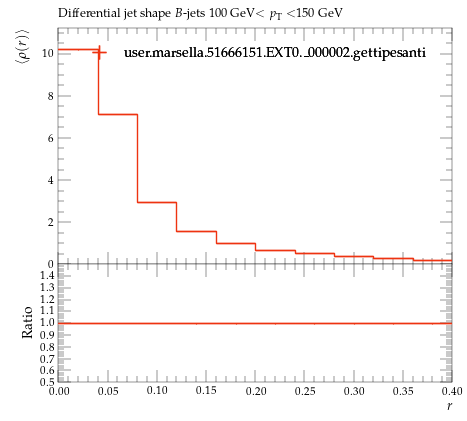

Source code (Python):
#! /usr/bin/env python

# This Python script was auto-generated using YODA v2.0.2.
# Analysis object: /MC_HFDECAYS/avg_B_jet_rho_100_150
# Timestamp: 24-07-2026 (16:40:05)

import matplotlib as mpl
import matplotlib.pyplot as plt
mpl.use('Agg') # comment out for interactive use
import os
import numpy as np

plotDir = os.path.split(os.path.realpath(__file__))[0]
if 'YODA_USER_PLOT_PATH' in globals():
    plot_outdir = globals()['YODA_USER_PLOT_PATH']
else:
    plot_outdir = plotDir

#plot style
plt.style.use(os.path.join(plotDir, '../default.mplstyle'))
# plot metadata
figW, figH = plt.rcParams['figure.figsize']
ax_xLabel = r'$r$'
ax_yLabel = r'$\langle\rho(r)\rangle$'
ax_title  = r'Differential jet shape $B$-jets 100 GeV$<p_\mathrm{T}<$150 GeV '
ax_xScale = 'linear'
ax_yScale = 'linear'
xLims = (0.0, 0.4)
yLims = (0.0, 11.241538000000002)

# TeX-friendly labels for the legend
labels = {
    'legend' : ([ r"user.marsella.51666151.EXT0.\_000002.gettipesanti" ], r""),
}

# Adjust canvas width and height
canvasW = 10.0
canvasH = 9.0
figW *= canvasW/10.
figH *= canvasH/9.

# Create figure and axis objects
fig, (ax, ratio0_ax) = plt.subplots(2, 1, sharex=True,
                  figsize=(figW,figH), gridspec_kw={'height_ratios': (6.0, 3.0)})

# Set figure margins
plt.subplots_adjust(
    left   = 1.0 * plt.rcParams['figure.subplot.left'],
    right  = 1.0 * plt.rcParams['figure.subplot.right'],
    top    = 1.0 * plt.rcParams['figure.subplot.top'],
    bottom = 1.0 * plt.rcParams['figure.subplot.bottom'])

ratio0_ax.yaxis.set_major_locator(mpl.ticker.MultipleLocator(0.1))
ratio0_ax.set_ylim(0.5, 1.4999)
ratio0_ax.set_ylabel('Ratio')

# the numerical data is stored in a separate file
dataf = dict()
prefix = os.path.split(__file__)[0]
if prefix:    prefix = prefix + '/'
exec(open(prefix+'avg_B_jet_rho_100_150__data.py').read(), dataf)


legend_handles = dict() # keep track of handles for the legend

# style options for curves
# starts at zorder>=5 to draw curve on top of legend
styles = {
  'user.marsella.51666151.EXT0._000002.gettipesanti.yoda.gz': {
    'color' : '#EE3311',
    'linestyle' : '-',
    'linewidth' : 1,
    'marker' : 'none',
    'markersize' : 2,
    'capsize' : 0.0,
    'zorder' : 5,
    'histstyle' : 1,
    'drawstyle' : 'steps-pre',
    'xerrorbars' : 1,
    'yerrorbars' : 1,
    'fillcolor' : None,
    'fillopacity' : 1.0,
    'ratio0_linestyle' : '-',
    'ratio0_linewidth' : 1,
    'ratio0_marker' : 'none',
    'ratio0_markersize' : 2,
    'ratio0_capsize' : 0.0,
    'ratio0_zorder' : 5,
    'ratio0_histstyle' : 1,
    'ratio0_drawstyle' : 'steps-pre',
    'ratio0_xerrorbars' : 1,
    'ratio0_yerrorbars' : 1,
  },
}

# curve from input yoda files in main panel
for label, yvals in dataf['yvals'].items():
    if all(np.isnan(v) for v in dataf['yvals'][label]):
        continue
    tmp = None
    if styles[label]['histstyle']: # draw as histogram
        xpos = dataf['xedges'][label] if styles[label]['drawstyle'] else dataf['xpoints'][label]
        ypos = np.insert(yvals, 0, yvals[0]) if styles[label]['drawstyle'] else yvals
        if styles[label]['fillcolor']: # fill area below curve
            ax.fill_between(xpos, ypos, step='pre',
                            color=styles[label]['fillcolor'],
                            alpha=styles[label]['fillopacity'])
        tmp, = ax.plot(xpos, ypos,
                       color=styles[label]['color'],
                       linestyle=styles[label]['linestyle'],
                       linewidth=styles[label]['linewidth'],
                       drawstyle=styles[label]['drawstyle'], solid_joinstyle='miter',
                       zorder=styles[label]['zorder'], label=label)
    tmp = ax.errorbar(dataf['xpoints'][label], yvals,
                      xerr=np.array(dataf['xerrs'][label])*styles[label]['xerrorbars'],
                      yerr=np.array(dataf['yerrs'][label])*styles[label]['yerrorbars'],
                      fmt=styles[label]['marker'], capsize=styles[label]['capsize'],
                      markersize=styles[label]['markersize'],
                      ecolor=styles[label]['color'],
                      color=styles[label]['color'], zorder=styles[label]['zorder'])
    tmp[-1][0].set_linestyle(styles[label]['linestyle'])
    tmp[-1][0].set_linewidth(styles[label]['linewidth'])
    if label in dataf['add_legend_handle']:  legend_handles[label] = tmp
    for varLabel in dataf['variation_yvals'].keys():
        if varLabel.startswith(label):
            tmp, = ax.plot(dataf['xedges'][label], dataf['variation_yvals'][varLabel],
                           color=styles[label]['color'],
                           linestyle=styles[label]['linestyle'],
                           linewidth=styles[label]['linewidth'],
                           drawstyle='steps-pre', solid_joinstyle='miter',
                           zorder=styles[label]['zorder'], alpha=0.5)


# plots on ratio panel
# curve from input yoda files in ratio panel
for label, yvals in dataf['ratio0_yvals'].items():
    if all(np.isnan(v) for v in yvals):
        continue
    if styles[label]['ratio0_histstyle']: # plot as histogram
        xpos = dataf['xedges']['user.marsella.51666151.EXT0._000002.gettipesanti.yoda.gz'] if styles[label]['ratio0_drawstyle'] else dataf['xpoints']['user.marsella.51666151.EXT0._000002.gettipesanti.yoda.gz']
        ypos = np.insert(yvals, 0, yvals[0]) if styles[label]['ratio0_drawstyle'] else yvals
        ratio0_ax.plot(xpos, ypos,
                       color=styles[label]['color'],
                       linewidth=styles[label]['linewidth'],
                       linestyle=styles[label]['ratio0_linestyle'],
                       drawstyle=styles[label]['ratio0_drawstyle'], zorder=styles[label]['zorder'],
                       solid_joinstyle='miter')
    tmp = ratio0_ax.errorbar(dataf['xpoints']['user.marsella.51666151.EXT0._000002.gettipesanti.yoda.gz'], yvals,
                             xerr=np.array(dataf['ref_xerrs'])*styles[label]['ratio0_xerrorbars'],
                             yerr=np.array(dataf['ratio0_yerrs'][label])*styles[label]['ratio0_yerrorbars'],
                             fmt=styles[label]['ratio0_marker'], capsize=styles[label]['ratio0_capsize'],
                             markersize=styles[label]['ratio0_markersize'],
                             ecolor=styles[label]['color'],
                             color=styles[label]['color'])
    tmp[-1][0].set_linestyle(styles[label]['ratio0_linestyle'])
    tmp[-1][0].set_linewidth(styles[label]['ratio0_linewidth'])

    for varlabel in dataf['ratio0_variation_vals'].keys():
        if varlabel.startswith(label):
            ratio0_ax.plot(dataf['xedges']['user.marsella.51666151.EXT0._000002.gettipesanti.yoda.gz'],
                            dataf['ratio0_variation_vals'][varlabel],
                            color=styles[label]['color'],
                            linestyle=styles[label]['linestyle'],
                            linewidth=styles[label]['linewidth'],
                            drawstyle='steps-pre', solid_joinstyle='miter',
                            zorder=1, alpha=0.5)

legend_items = list(legend_handles.values())
ax.add_artist(ax.legend(legend_items,
                        labels['legend'][0],
                        title=labels['legend'][1],
                        alignment='left',
                        loc='upper center',
                        bbox_to_anchor=(0.5, 0.97)))

# set plot metadata as defined above
ratio0_ax.set_xlabel(ax_xLabel)
ratio0_ax.xaxis.set_label_coords(1., -0.15)
ax.set_ylabel(ax_yLabel, ha='right', va='top')
ax.yaxis.set_label_coords(-0.11, 1.0)
ax.set_title(ax_title, loc='left')
ax.set_xscale(ax_xScale)
ax.set_yscale(ax_yScale)
ax.set_xlim(xLims)
ax.set_ylim(yLims)

# tick formatting
plt.rcParams['xtick.top'] = True
plt.rcParams['ytick.right'] = True
fig.align_ylabels((ax, ratio0_ax))
plt.savefig(os.path.join(plot_outdir, 'avg_B_jet_rho_100_150.pdf'), format='PDF')
plt.savefig(os.path.join(plot_outdir, 'avg_B_jet_rho_100_150.png'), format='PNG')

plt.close(fig)
